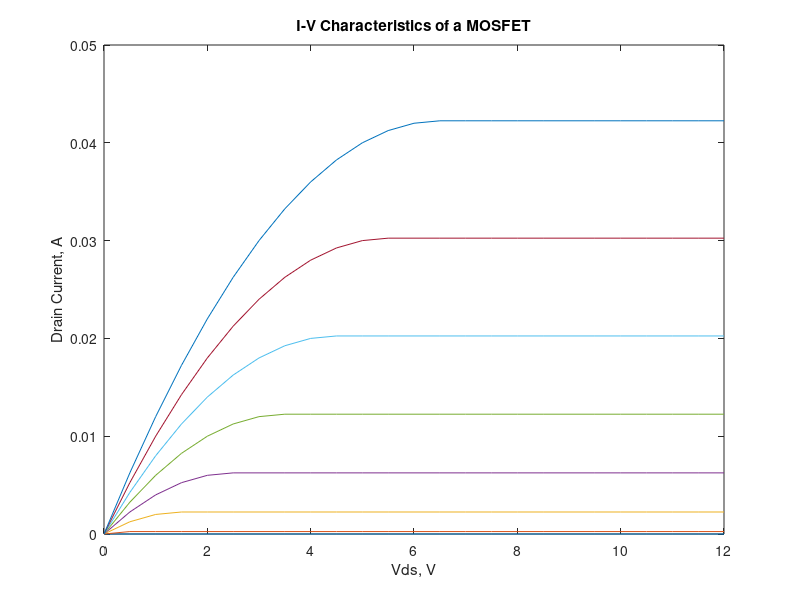

The MATLAB source for this figure:
% I-V characteristics of MOSFET 

% Vgs < Vth {cutoff, subthreshold, weak-inversion mode}
    % no current
% Vgs > Vth {triode mode or linear region}
    % Ids = kn*(2(Vgs-Vth)Vds - Vds^2) 
% Vds >= Vgs - Vth {saturation or active mode}
    % Ids = kn*((Vgs-Vth)^2)
    
% Given parameters describing physical dimensions and threshold voltage
kn  = 1e-3;
Vth = 1.5;

% The sweep of Vds (drain-source voltage) values
Vds = 0:0.5:12; 

% Current through the transistor
Ids = zeros(8,25); 

% Gate voltage
Vgs = 1:8;

for i = 1:8
    for j = 1:25
        
        if Vgs(i) < Vth
            Ids(i,j) = 0;
            
        elseif Vgs(i) > Vth && (Vgs(i) - Vth) > Vds(j)
            Ids(i,j) = kn*(2*(Vgs(i)-Vth)*Vds(j) - Vds(j)^2);
        
        else Ids(i,j) = kn*((Vgs(i)-Vth)^2);
            
        end
    end
end

plot(Vds,Ids);
xlabel('Vds, V');
ylabel('Drain Current, A');
title('I-V Characteristics of a MOSFET');